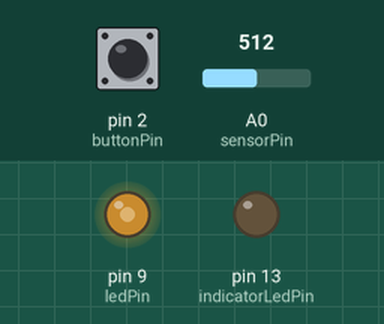
This sketch was run on a simulated Arduino Uno, built with avr-gcc and run on an emulated ATmega328P. On the bench: output pins drawn as LEDs (lit = HIGH). The test bench sets the inputs (shaded band); at power-on: A0 (sensorPin) = 512, pin 2 (buttonPin) LOW.

Above: at 1.2 s.
1.3 s: A0 (sensorPin) set to 306
At 2.4 s:
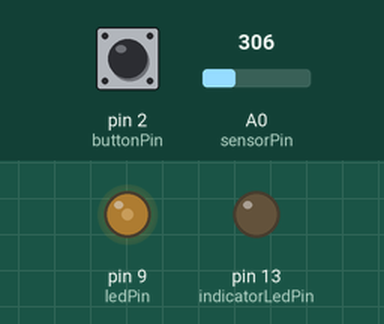
2.8 s: pin 2 (buttonPin) pulled HIGH for 0.15 s
At 2.87 s:
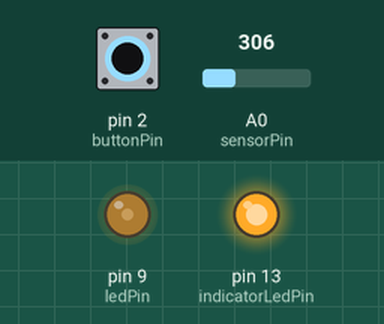
4.4 s: A0 (sensorPin) set to 122
At 4.7 s:
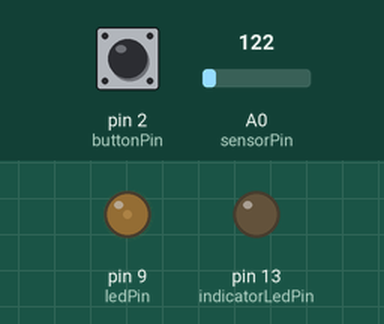
5.9 s: pin 2 (buttonPin) pulled HIGH for 1 s
At 6.7 s:
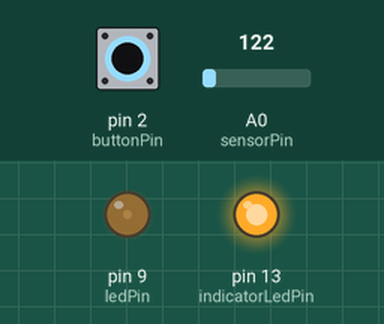
8.4 s: A0 (sensorPin) set to 0
At 9.0 s:
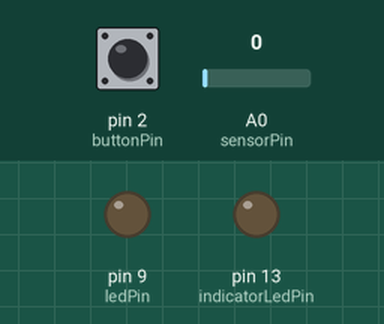
9.9 s: pin 2 (buttonPin) pulled HIGH for 0.15 s
At 10.8 s:
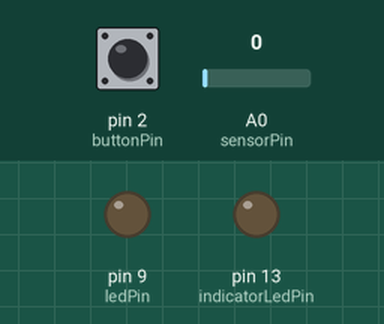
Timing chart, 0 to 12.5 s (numbered marks = the images above; inputs shaded):
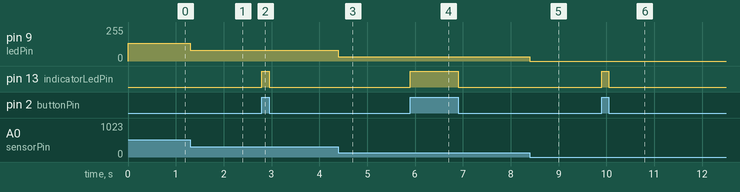

The sketch:

10_while_statement_conditional.ino
```cpp
// C++ code
//
const int sensorPin = A0;
const int ledPin = 9;
const int indicatorLedPin = 13;
const int buttonPin = 2;

int sensorMin = 0;
int sensorMax = 974;
int sensorValue = 0;

void setup()
{
  pinMode(indicatorLedPin, OUTPUT);
  pinMode(ledPin, OUTPUT);
  pinMode(buttonPin, INPUT);
}

void loop()
{
  while(digitalRead(buttonPin)==HIGH){
    calibrate();
  }
  digitalWrite(indicatorLedPin,LOW);
  sensorValue = analogRead(sensorPin);
  sensorValue = map(sensorValue,sensorMin,sensorMax,0,255);
  sensorValue = constrain(sensorValue,0,255);
  analogWrite(ledPin,sensorValue);
}
void calibrate(){
  digitalWrite(indicatorLedPin,HIGH);
  sensorValue = analogRead(sensorPin);

  if(sensorValue>sensorMax){
    sensorMax = sensorValue;
  }
  if(sensorValue<sensorMin){
    sensorMin = sensorValue;
  }
}
```

Measured:
- after the input at 1.3 s, pin 9 (ledPin): 134/255 → 80/255 at once
- after the input at 2.8 s, pin 13 (indicatorLedPin): LOW → HIGH at once, → LOW 0.15 s later
- after the input at 4.4 s, pin 9 (ledPin): 80/255 → 31/255 at once
- after the input at 5.9 s, pin 13 (indicatorLedPin): LOW → HIGH at once, → LOW 1.0 s later
- after the input at 8.4 s, pin 9 (ledPin): 31/255 → 0/255 at once
- after the input at 9.9 s, pin 13 (indicatorLedPin): LOW → HIGH at once, → LOW 0.15 s later
